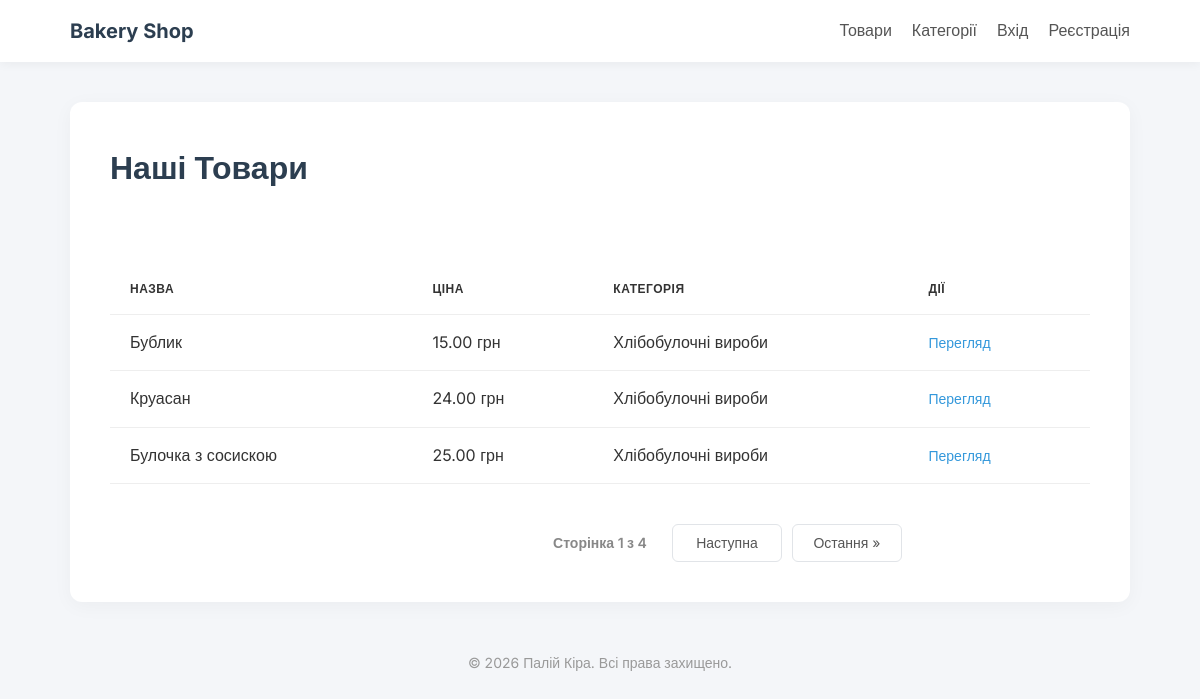
Before: / with the older database file.
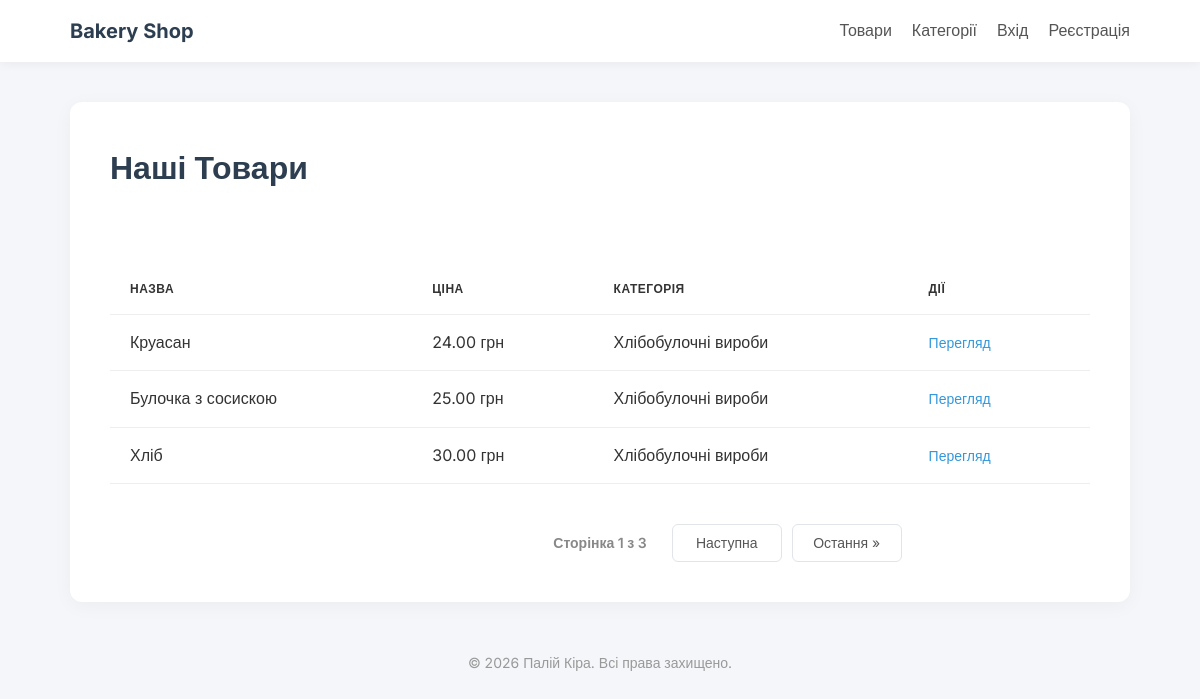
After: the same page with the newer database file.
### store/models.py (models this page shows, shortened)
class Product(models.Model):
    title = models.CharField(max_length=100, verbose_name="Назва товару")
    description = models.TextField(verbose_name="Опис")
    price = models.DecimalField(max_digits=10, decimal_places=2, verbose_name="Ціна")
    category = models.ForeignKey(Category, on_delete=models.CASCADE, verbose_name="Категорія")
    slug = models.SlugField(unique=True, blank=True, null=True, verbose_name="URL Slug")
    class Meta:
        verbose_name = "Товар"
        verbose_name_plural = "Товари"
        ordering = ['price']

class Category(models.Model):
    title = models.CharField(max_length=100, verbose_name="Назва категорії")
    class Meta:
        verbose_name = "Категорія"
        verbose_name_plural = "Категорії"

### store/views.py (the view)
# urls.py: path('', views.product_list, name='products'),
def product_list(request):
    products_list = Product.objects.all()
    paginator = Paginator(products_list, 3)
    page_number = request.GET.get('page')
    page_obj = paginator.get_page(page_number)
    return render(request, 'store/index.html', {'page_obj': page_obj})

### store/templates/store/index.html (shortened to what this page needs)
{% extends 'store/layout.html' %}
{% block content %}
    <h1>Наші Товари</h1>
    <br><br>
    <table class="styled-table">
        <tr>
            <th>Назва</th>
            <th>Ціна</th>
            <th>Категорія</th>
            <th>Дії</th>
        </tr>
        {% for item in page_obj %}
        <tr>
            <td>{{ item.title }}</td>
            <td>{{ item.price }} грн</td>
            <td>{{ item.category.title }}</td>
            <td>
                <a href="{% url 'product_detail' item.slug %}">Перегляд</a>
            </td>
        </tr>
        {% endfor %}
    </table>
    <div class="pagination">
        <span class="page-info">
            Сторінка {{ page_obj.number }} з {{ page_obj.paginator.num_pages }}
        </span>
        {% if page_obj.has_next %}
            <a href="?page={{ page_obj.next_page_number }}" class="page-btn">Наступна</a>
        {% else %}
            <span class="page-btn hidden">Наступна</span>
        {% endif %}
        {% if page_obj.has_next %}
            <a href="?page={{ page_obj.paginator.num_pages }}" class="page-btn">Остання &raquo;</a>
        {% else %}
            <span class="page-btn hidden">Остання &raquo;</span>
        {% endif %}
    </div>
{% endblock %}

Changed rows visible on the page:
removed Product: title "Бублик", price "15.00", category "Хлібобулочні вироби"
now on this page (row unchanged): Product: title "Хліб", price "30.00", category "Хлібобулочні вироби"
Other visible differences:
{{ page_obj.paginator.num_pages }}: "4" → "3"
